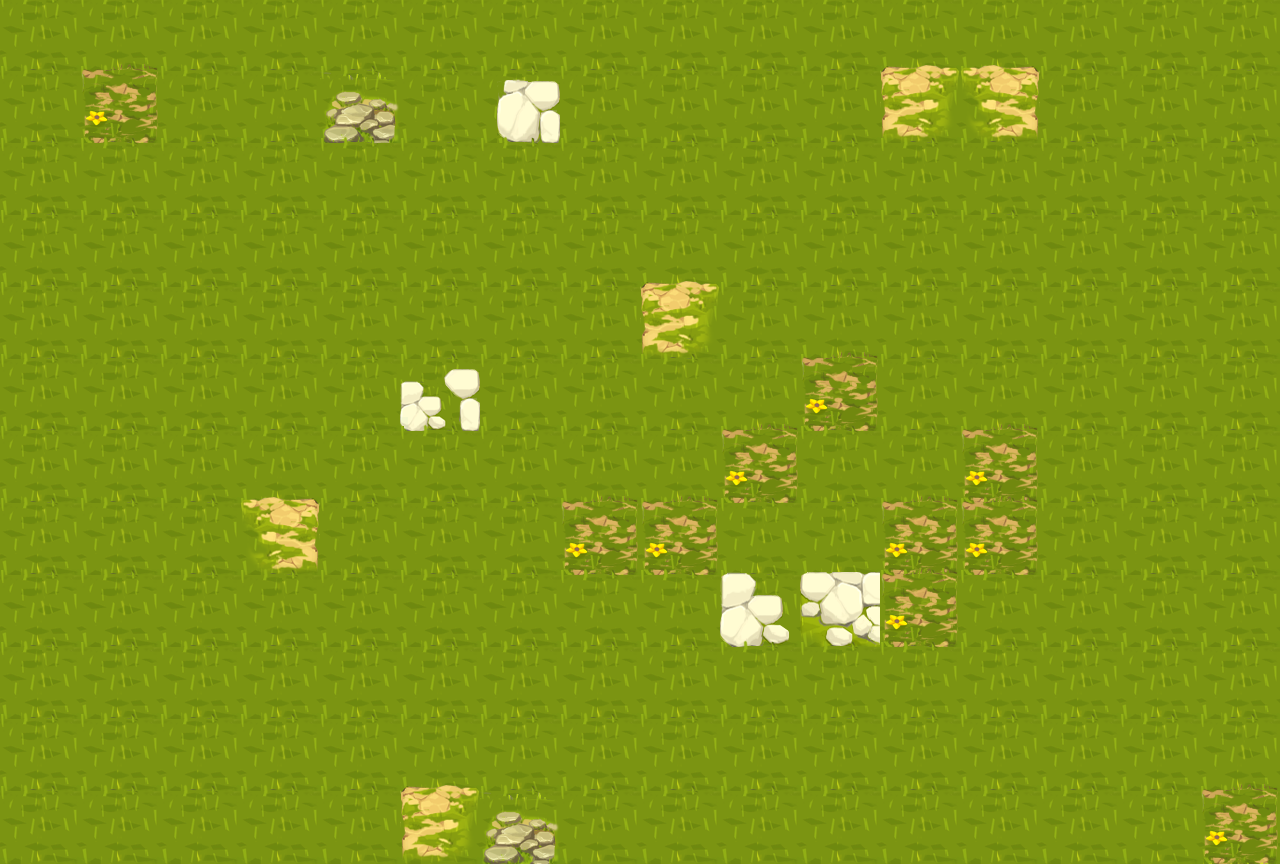

This game map was drawn from its Tiled (.tmx) file and the tilesets committed beside it. A one-line description and the full map source follow:
An orthogonal 16x12 tile map with 80x72 px tiles, 1 tile layer (Layer1), 1 hidden layer not drawn.

<map version="1.0" orientation="orthogonal" renderorder="right-down" width="16" height="12" tilewidth="80" tileheight="72" backgroundcolor="#807b9412" nextobjectid="1">
 <tileset firstgid="1" name="tiles" tilewidth="80" tileheight="80" tilecount="54" columns="9">
  <properties>
   <property name="route" value="true" />
  </properties>
  <image source="../tiles/tiles.png" width="720" height="480" />
 </tileset>
 <layer name="Layer1" width="16" height="12">
  <data encoding="csv">
1,1,1,1,1,1,1,1,1,1,1,1,1,1,1,1,
1,7,1,1,19,1,22,1,1,1,1,6,5,1,1,1,
1,1,1,1,1,1,1,1,1,1,1,1,1,1,1,1,
1,1,1,1,1,1,1,1,1,1,1,1,1,1,1,1,
1,1,1,1,1,1,1,1,6,1,1,1,1,1,1,1,
1,1,1,1,1,20,1,1,1,1,7,1,1,1,1,1,
1,1,1,1,1,1,1,1,1,7,1,1,7,1,1,1,
1,1,1,5,1,4,1,7,7,4,1,7,7,1,1,1,
1,1,1,1,1,1,1,1,1,23,24,7,1,1,1,1,
1,1,1,1,1,1,1,1,1,1,1,1,4,1,1,1,
1,1,1,1,1,1,1,1,1,1,1,1,1,1,1,1,
1,1,1,1,1,6,19,1,1,1,1,1,1,1,1,7
</data>
 </layer>
 <layer name="Layer2" width="16" height="12" visible="0">
  <data encoding="csv">
0,0,0,0,0,0,0,0,0,0,0,0,0,0,0,0,
0,0,0,0,0,0,0,0,0,0,0,0,0,0,0,0,
0,0,0,0,0,0,0,0,0,0,0,0,0,0,0,0,
0,0,0,0,0,0,0,0,0,0,0,0,0,0,0,0,
0,0,0,0,0,0,0,0,0,0,0,0,0,0,0,0,
0,0,0,0,0,0,0,0,0,0,0,0,0,0,0,0,
0,0,0,0,0,0,0,0,0,0,0,0,0,0,0,0,
0,0,0,0,0,0,0,0,0,0,0,0,0,0,0,0,
0,0,0,0,0,0,0,0,0,0,0,0,0,0,0,0,
0,0,0,0,0,0,0,0,0,0,0,0,0,0,0,0,
0,0,0,0,0,0,0,0,0,0,0,0,0,0,0,0,
0,0,0,0,0,0,0,0,0,0,0,0,0,0,0,0
</data>
 </layer>
</map>
